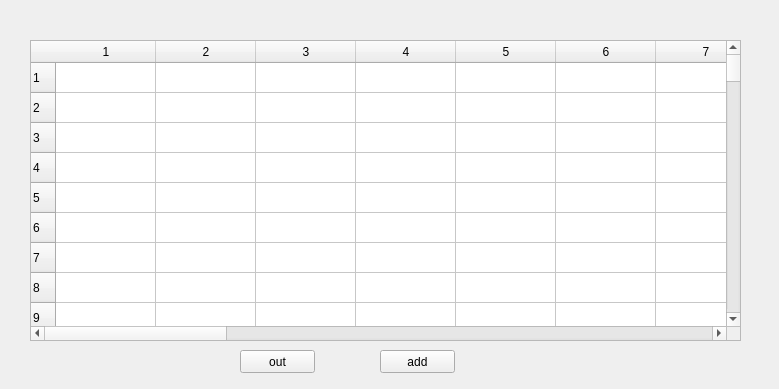
<?xml version="1.0" encoding="UTF-8"?>
<ui version="4.0">
 <class>MainWindow</class>
 <widget class="QMainWindow" name="MainWindow">
  <property name="geometry">
   <rect>
    <x>0</x>
    <y>0</y>
    <width>779</width>
    <height>389</height>
   </rect>
  </property>
  <property name="windowTitle">
   <string>MainWindow</string>
  </property>
  <widget class="QWidget" name="centralWidget">
   <widget class="QTableWidget" name="tableWidget">
    <property name="geometry">
     <rect>
      <x>30</x>
      <y>40</y>
      <width>711</width>
      <height>301</height>
     </rect>
    </property>
    <property name="rowCount">
     <number>100</number>
    </property>
    <attribute name="horizontalHeaderCascadingSectionResizes">
     <bool>false</bool>
    </attribute>
    <row>
     <property name="text">
      <string>1</string>
     </property>
    </row>
    <row>
     <property name="text">
      <string>2</string>
     </property>
    </row>
    <row/>
    <row/>
    <row/>
    <row/>
    <row/>
    <row/>
    <row/>
    <row/>
    <row/>
    <row/>
    <row/>
    <row/>
    <row/>
    <row/>
    <row/>
    <row/>
    <row/>
    <row/>
    <row/>
    <row/>
    <row/>
    <row/>
    <row/>
    <row/>
    <row/>
    <row/>
    <row/>
    <row/>
    <row/>
    <row/>
    <row/>
    <row/>
    <row/>
    <row/>
    <row/>
    <row/>
    <row/>
    <row/>
    <row/>
    <row/>
    <row/>
    <row/>
    <row/>
    <row/>
    <row/>
    <row/>
    <row/>
    <row/>
    <row/>
    <row/>
    <row/>
    <row/>
    <row/>
    <row/>
    <row/>
    <row/>
    <row/>
    <row/>
    <row/>
    <row/>
    <row/>
    <row/>
    <row/>
    <row/>
    <row/>
    <row/>
    <row/>
    <row/>
    <row/>
    <row/>
    <row/>
    <row/>
    <row/>
    <row/>
    <row/>
    <row/>
    <row/>
    <row/>
    <row/>
    <row/>
    <row/>
    <row/>
    <row/>
    <row/>
    <row/>
    <row/>
    <row/>
    <row/>
    <row/>
    <row/>
    <row/>
    <row/>
    <row/>
    <row/>
    <row/>
    <row/>
    <row/>
    <row/>
    <column>
     <property name="text">
      <string>1</string>
     </property>
    </column>
    <column>
     <property name="text">
      <string>2</string>
     </property>
    </column>
    <column>
     <property name="text">
      <string>3</string>
     </property>
    </column>
    <column>
     <property name="text">
      <string>4</string>
     </property>
    </column>
    <column>
     <property name="text">
      <string>5</string>
     </property>
    </column>
    <column>
     <property name="text">
      <string>6</string>
     </property>
    </column>
    <column>
     <property name="text">
      <string>7</string>
     </property>
    </column>
    <column>
     <property name="text">
      <string>8</string>
     </property>
    </column>
    <column>
     <property name="text">
      <string>9</string>
     </property>
    </column>
    <column>
     <property name="text">
      <string>10</string>
     </property>
    </column>
    <column>
     <property name="text">
      <string>11</string>
     </property>
    </column>
    <column>
     <property name="text">
      <string>12</string>
     </property>
    </column>
    <column>
     <property name="text">
      <string>13</string>
     </property>
    </column>
    <column>
     <property name="text">
      <string>14</string>
     </property>
    </column>
    <column>
     <property name="text">
      <string>15</string>
     </property>
    </column>
    <column>
     <property name="text">
      <string>新建列</string>
     </property>
    </column>
    <column>
     <property name="text">
      <string>16</string>
     </property>
    </column>
    <column>
     <property name="text">
      <string>17</string>
     </property>
    </column>
    <column>
     <property name="text">
      <string>18</string>
     </property>
    </column>
    <column>
     <property name="text">
      <string>19</string>
     </property>
    </column>
    <column>
     <property name="text">
      <string>20</string>
     </property>
    </column>
    <column>
     <property name="text">
      <string>22</string>
     </property>
    </column>
    <item row="0" column="0">
     <property name="text">
      <string/>
     </property>
    </item>
    <item row="0" column="1">
     <property name="text">
      <string/>
     </property>
    </item>
    <item row="1" column="0">
     <property name="text">
      <string/>
     </property>
    </item>
    <item row="1" column="1">
     <property name="text">
      <string/>
     </property>
    </item>
   </widget>
   <widget class="QPushButton" name="outbtn">
    <property name="geometry">
     <rect>
      <x>240</x>
      <y>350</y>
      <width>75</width>
      <height>23</height>
     </rect>
    </property>
    <property name="text">
     <string>out</string>
    </property>
   </widget>
   <widget class="QPushButton" name="insertbtn">
    <property name="geometry">
     <rect>
      <x>380</x>
      <y>350</y>
      <width>75</width>
      <height>23</height>
     </rect>
    </property>
    <property name="text">
     <string>add</string>
    </property>
   </widget>
  </widget>
 </widget>
 <layoutdefault spacing="6" margin="11"/>
 <resources/>
 <connections/>
</ui>
